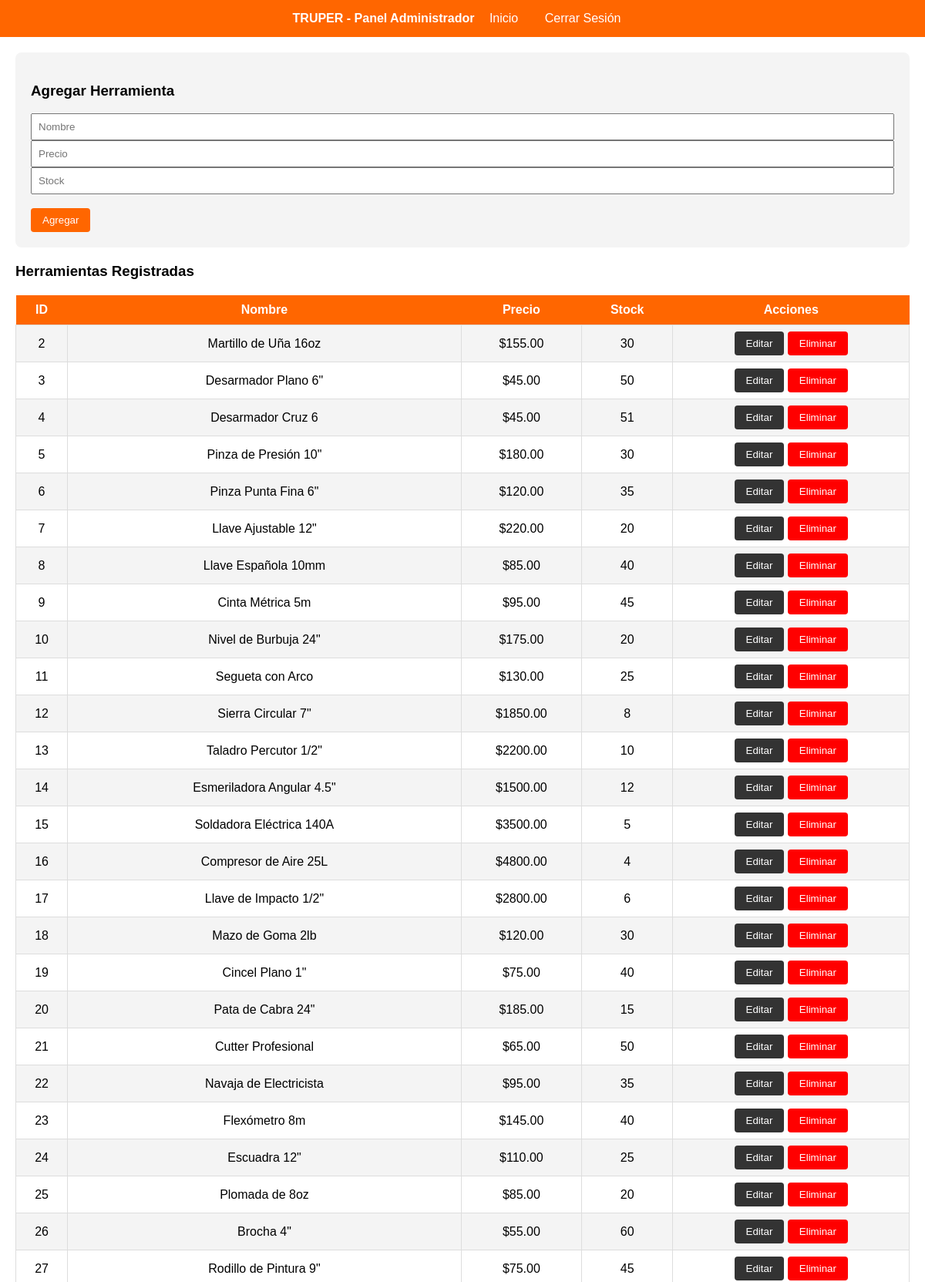
The app's page /admin.php (signed in, upper part) with its own data.
### tables this page shows
CREATE TABLE `herramientas` (
  `id` int NOT NULL AUTO_INCREMENT,
  `nombre` varchar(100) NOT NULL,
  `precio` decimal(10,2) DEFAULT NULL,
  `stock` int DEFAULT '0',
  PRIMARY KEY (`id`)
);

### admin.php (the view, shortened to what this page needs)
<?php
$conn = new mysqli('localhost','dev_user','User*2026','truperocho');
$resultado = $conn->query("SELECT * FROM herramientas");
?>
<!DOCTYPE html>
<html lang="es">
<head>
</head>
<body>
<nav>
    <b>TRUPER - Panel Administrador</b>
    <a href="index.php">Inicio</a>
    <a href="?logout=1">Cerrar Sesión</a>
</nav>
<div class="container">
    <div class="form-box">
        <h3>Agregar Herramienta</h3>
        <form method="POST">
            <input type="text" name="nombre" placeholder="Nombre" required>
            <input type="number" name="precio" placeholder="Precio" step="0.01" required>
            <input type="number" name="stock" placeholder="Stock" required>
            <br><br>
            <button name="crear">Agregar</button>
        </form>
    </div>
    <h3>Herramientas Registradas</h3>
    <table>
        <tr><th>ID</th><th>Nombre</th><th>Precio</th><th>Stock</th><th>Acciones</th></tr>
        <?php while($row=$resultado->fetch_assoc()): ?>
        <tr>
            <td><?=$row['id']?></td>
            <td><?=$row['nombre']?></td>
            <td>$<?=$row['precio']?></td>
            <td><?=$row['stock']?></td>
            <td>
                <a href="?editar=<?=$row['id']?>"><button class="btn-editar">Editar</button></a>
                <a href="?eliminar=<?=$row['id']?>" onclick="return confirm('¿Eliminar?')"><button class="btn-eliminar">Eliminar</button></a>
            </td>
        </tr>
        <?php endwhile; ?>
    </table>
</div>
</body>
</html>

### admin.php (style rules this page uses)
body { font-family:Arial,sans-serif;margin:0; }
nav { background:#ff6600;padding:15px;color:white;text-align:center; }
nav a { color:white;margin:0 15px;text-decoration:none; }
.container { padding:20px; }
table { width:100%;border-collapse:collapse;margin-top:20px; }
th { background:#ff6600;color:white;padding:10px; }
td { padding:8px;border:1px solid #ddd;text-align:center; }
tr:nth-child(even) { background:#f4f4f4; }
input[type=text],input[type=number] { padding:8px;width:100%;box-sizing:border-box; }
button { padding:8px 15px;background:#ff6600;color:white;border:none;cursor:pointer;border-radius:4px; }
.btn-eliminar { background:red; }
.btn-editar { background:#333; }
.form-box { background:#f4f4f4;padding:20px;margin-bottom:20px;border-radius:8px; }

### records on screen
herramientas: id "2", nombre "Martillo de Uña 16oz", precio "155.00", stock "30"
herramientas: id "3", nombre "Desarmador Plano 6\"", precio "45.00", stock "50"
herramientas: id "4", nombre "Desarmador Cruz 6", precio "45.00", stock "51"
herramientas: id "5", nombre "Pinza de Presión 10\"", precio "180.00", stock "30"
herramientas: id "6", nombre "Pinza Punta Fina 6\"", precio "120.00", stock "35"
herramientas: id "7", nombre "Llave Ajustable 12\"", precio "220.00", stock "20"
herramientas: id "8", nombre "Llave Española 10mm", precio "85.00", stock "40"
herramientas: id "9", nombre "Cinta Métrica 5m", precio "95.00", stock "45"
herramientas: id "10", nombre "Nivel de Burbuja 24\"", precio "175.00", stock "20"
herramientas: id "11", nombre "Segueta con Arco", precio "130.00", stock "25"
herramientas: id "12", nombre "Sierra Circular 7\"", precio "1850.00", stock "8"
herramientas: id "13", nombre "Taladro Percutor 1/2\"", precio "2200.00", stock "10"
herramientas: id "14", nombre "Esmeriladora Angular 4.5\"", precio "1500.00", stock "12"
herramientas: id "15", nombre "Soldadora Eléctrica 140A", precio "3500.00", stock "5"
herramientas: id "16", nombre "Compresor de Aire 25L", precio "4800.00", stock "4"
herramientas: id "17", nombre "Llave de Impacto 1/2\"", precio "2800.00", stock "6"
herramientas: id "18", nombre "Mazo de Goma 2lb", precio "120.00", stock "30"
herramientas: id "19", nombre "Cincel Plano 1\"", precio "75.00", stock "40"
herramientas: id "20", nombre "Pata de Cabra 24\"", precio "185.00", stock "15"
herramientas: id "21", nombre "Cutter Profesional", precio "65.00", stock "50"
herramientas: id "22", nombre "Navaja de Electricista", precio "95.00", stock "35"
herramientas: id "23", nombre "Flexómetro 8m", precio "145.00", stock "40"
herramientas: id "24", nombre "Escuadra 12\"", precio "110.00", stock "25"
herramientas: id "25", nombre "Plomada de 8oz", precio "85.00", stock "20"
herramientas: id "26", nombre "Brocha 4\"", precio "55.00", stock "60"
herramientas: id "27", nombre "Rodillo de Pintura 9\"", precio "75.00", stock "45"
